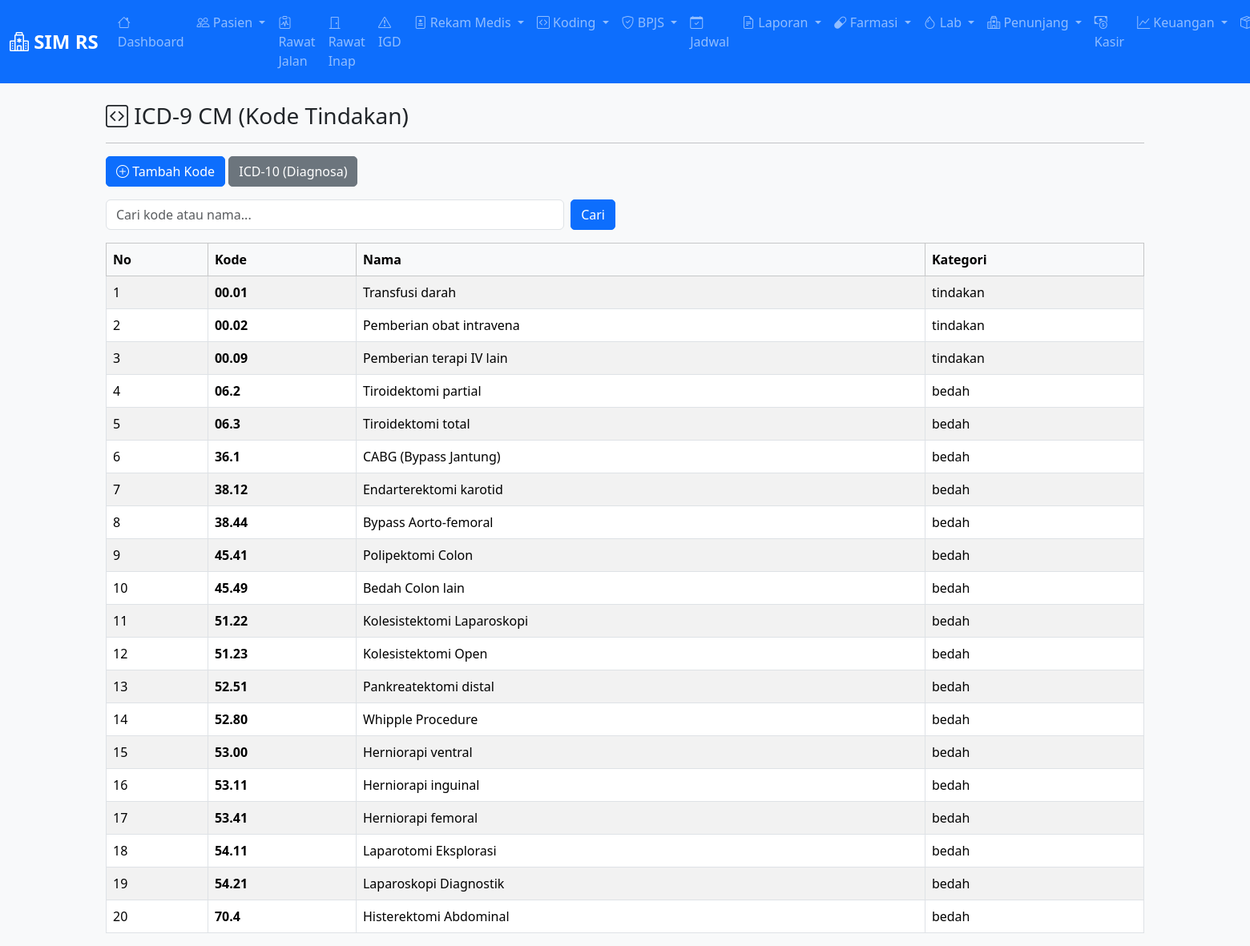
Page /koding/icd9 (signed in) on the committed database.
### app/models.py (models this page shows, shortened)
class ICD9(db.Model):
    __tablename__ = 'icd9'
    id = db.Column(db.Integer, primary_key=True)
    kode = db.Column(db.String(10), unique=True, nullable=False)
    nama = db.Column(db.String(250), nullable=False)
    kategori = db.Column(db.String(50))  # tindakan, operasi, diagnostik
    aktif = db.Column(db.Boolean, default=True)

### app/routes/koding.py (the view)
@koding_bp.route('/icd9')
@login_required
def icd9_list():
    page = request.args.get('page', 1, type=int)
    per_page = 20
    search = request.args.get('search', '')
    kategori = request.args.get('kategori', '')
    query = ICD9.query.filter_by(aktif=True)
    if search:
        query = query.filter(
            (ICD9.kode.like(f'%{search}%')) |
            (ICD9.nama.like(f'%{search}%'))
        )
    if kategori:
        query = query.filter_by(kategori=kategori)
    pagination = query.order_by(ICD9.kode).paginate(page=page, per_page=per_page, error_out=False)
    return render_template('koding/icd9_list.html',
                         icd9_list=pagination.items,
                         pagination=pagination,
                         search=search,
                         kategori=kategori)

### app/models.py (called while the page is built)
@login_manager.user_loader
def load_user(user_id):
    return User.query.get(int(user_id))

### app/templates/koding/icd9_list.html (shortened to what this page needs)
{% extends "layouts/base.html" %}
{% block content %}
<div class="row">
    <div class="col-12">
        <h3><i class="bi bi-code-square"></i> ICD-9 CM (Kode Tindakan)</h3>
        <hr>
    </div>
</div>
<div class="row mb-3">
    <div class="col-md-6">
        <a href="{{ url_for('koding.icd9_baru') }}" class="btn btn-primary">
            <i class="bi bi-plus-circle"></i> Tambah Kode
        </a>
        <a href="{{ url_for('koding.index') }}" class="btn btn-secondary">
            ICD-10 (Diagnosa)
        </a>
    </div>
</div>
<div class="row mb-3">
    <div class="col-md-6">
        <form method="GET" class="d-flex">
            <input type="text" name="search" class="form-control me-2" placeholder="Cari kode atau nama..." value="{{ search }}">
            <button type="submit" class="btn btn-primary">Cari</button>
        </form>
    </div>
</div>
<div class="table-responsive">
    <table class="table table-bordered table-striped">
        <thead class="table-light">
            <tr>
                <th>No</th>
                <th>Kode</th>
                <th>Nama</th>
                <th>Kategori</th>
            </tr>
        </thead>
        <tbody>
            {% for icd9 in icd9_list %}
            <tr>
                <td>{{ loop.index }}</td>
                <td><strong>{{ icd9.kode }}</strong></td>
                <td>{{ icd9.nama }}</td>
                <td>{{ icd9.kategori }}</td>
            </tr>
            {% else %}
            <tr>
                <td colspan="4" class="text-center">Belum ada kode ICD-9</td>
            </tr>
            {% endfor %}
        </tbody>
    </table>
</div>
{% endblock %}

### app/static/css/style.css (style rules this page uses)
:root { --primary-color: #0d6efd; --secondary-color: #6c757d; }
body { font-family: 'Segoe UI', Tahoma, Geneva, Verdana, sans-serif; background-color: #f8f9fa; }
.table th { background-color: #f8f9fa; font-weight: 600; border-top: none; }
.btn { border-radius: 5px; }

### rows in the picture
ICD9: kode "00.01", nama "Transfusi darah", kategori "tindakan"
ICD9: kode "00.02", nama "Pemberian obat intravena", kategori "tindakan"
ICD9: kode "00.09", nama "Pemberian terapi IV lain", kategori "tindakan"
ICD9: kode "06.2", nama "Tiroidektomi partial", kategori "bedah"
ICD9: kode "06.3", nama "Tiroidektomi total", kategori "bedah"
ICD9: kode "36.1", nama "CABG (Bypass Jantung)", kategori "bedah"
ICD9: kode "38.12", nama "Endarterektomi karotid", kategori "bedah"
ICD9: kode "38.44", nama "Bypass Aorto-femoral", kategori "bedah"
ICD9: kode "45.41", nama "Polipektomi Colon", kategori "bedah"
ICD9: kode "45.49", nama "Bedah Colon lain", kategori "bedah"
ICD9: kode "51.22", nama "Kolesistektomi Laparoskopi", kategori "bedah"
ICD9: kode "51.23", nama "Kolesistektomi Open", kategori "bedah"
ICD9: kode "52.51", nama "Pankreatektomi distal", kategori "bedah"
ICD9: kode "52.80", nama "Whipple Procedure", kategori "bedah"
ICD9: kode "53.00", nama "Herniorapi ventral", kategori "bedah"
ICD9: kode "53.11", nama "Herniorapi inguinal", kategori "bedah"
ICD9: kode "53.41", nama "Herniorapi femoral", kategori "bedah"
ICD9: kode "54.11", nama "Laparotomi Eksplorasi", kategori "bedah"
ICD9: kode "54.21", nama "Laparoskopi Diagnostik", kategori "bedah"
ICD9: kode "70.4", nama "Histerektomi Abdominal", kategori "bedah"
